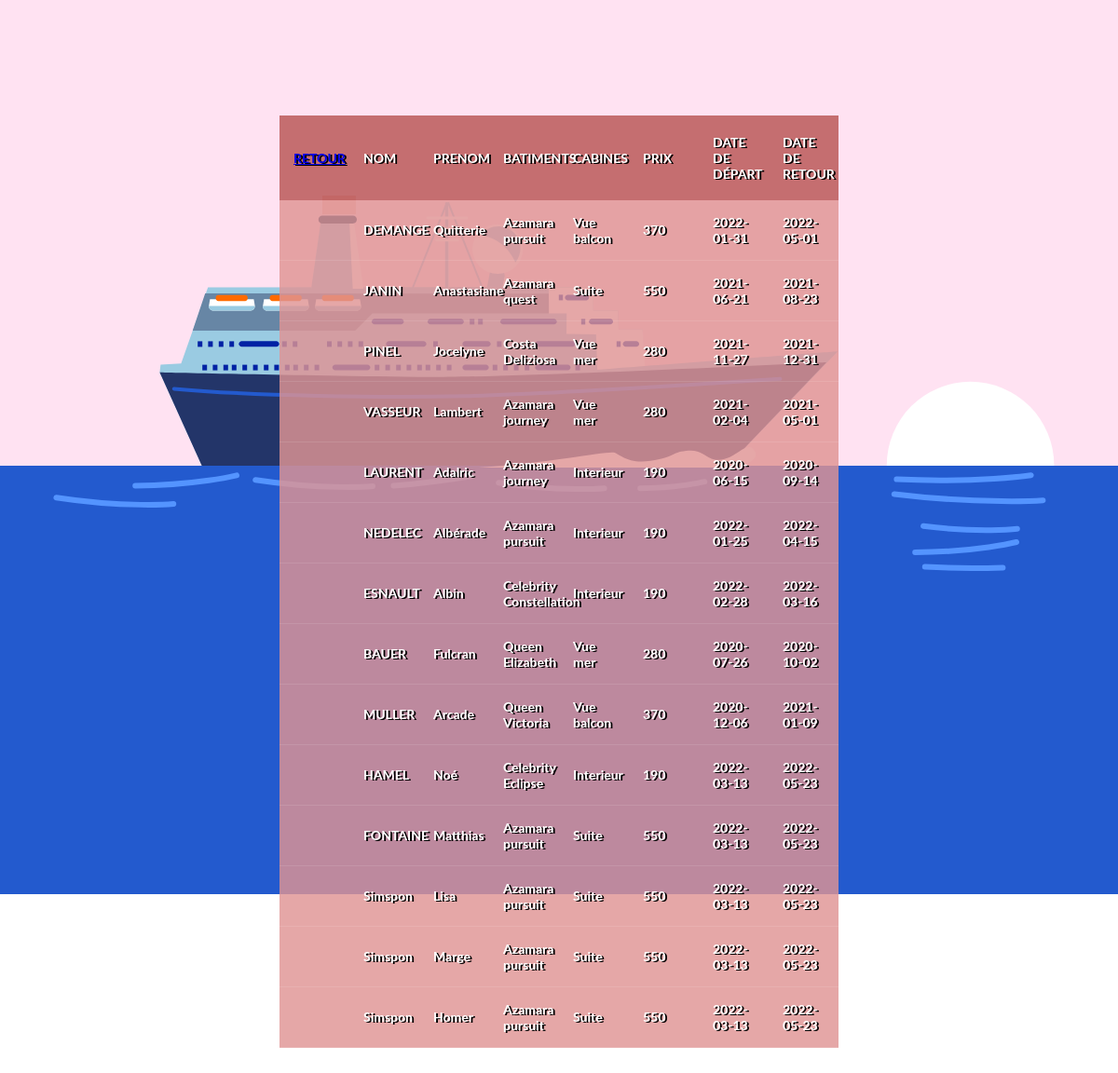
Page /PHP/html/Clients/listReservationClients.php on the committed database.
### tables this page shows
CREATE TABLE Clients (
	id_client INTEGER not null,
	nom VARCHAR(30) not null,
	prenom VARCHAR(30) not null, 
	age INT not null CHECK (age >= 18), 
	sexe VARCHAR(5) not null CHECK (sexe = 'homme' or sexe = 'femme'),
	id_rang INT,
	id_batiment INT,

	CONSTRAINT pk_client primary key (id_client)

	CONSTRAINT fk_client
	FOREIGN KEY (id_rang) REFERENCES Rangs(id_rang)
	FOREIGN KEY (id_batiment) REFERENCES Batiments(id_batiment)
	
);

CREATE TABLE Batiments(
	id_batiment INTEGER not null,
	nom_batiment VARCHAR(30) not null,
	superficie INT not null,
		
	id_compagnie INTEGER,

	CONSTRAINT pk_batiment primary key (id_batiment)


	CONSTRAINT fk_batiment
	FOREIGN KEY (id_compagnie) REFERENCES Compagnies(id_compagnie) 
	
);

CREATE TABLE Rangs(
	id_rang INTEGER not null,
	type_rang VARCHAR(20) not null CHECK (type_rang = 'Interieur' OR type_rang ='Vue mer' OR type_rang = 'Vue balcon' OR type_rang = 'Suite'),
	prix INT CHECK (prix > 0),

	CONSTRAINT pk_rang primary key (id_rang)


);

CREATE TABLE Reservations(
	id_reservation INTEGER not null,
	date_debut DATE not null,
	date_fin DATE not null CHECK (date_fin > date_debut),
	h_reservation TIME not null,

	id_client INTEGER,

	CONSTRAINT pk_reservation primary key (id_reservation)

	CONSTRAINT fk_reservation
	FOREIGN KEY (id_client) REFERENCES Clients(id_client)

);

### PHP/html/Clients/listReservationClients.php (the view, shortened to what this page needs)
<?php
    $pdo = new PDO('sqlite:../database/Projet_Croisiere.db');
    $pdo->setAttribute(PDO::ATTR_ERRMODE, PDO::ERRMODE_EXCEPTION);
    $statement = $pdo->query("SELECT * FROM vWListReservationClient");
?>
<!DOCTYPE html>
<html>
<head>
    <link rel="stylesheet" href="../../css/tables.css">
</head>
<body>
<div style="width:device-width; margin-top: -20%;">
</div>
    <h1>Liste réservation Par client</h1>
    <div class="tbl-header">
        <table cellpadding="0" cellspacing="0" border="0">
            <thead>
                <tr>
                    <th><a href="http://localhost:1234/html/main.html">Retour</a>
                    <th>Nom</th>
					<th>Prenom</th>
                    <th>Batiments</th>
                    <th>Cabines</th>
                    <th>Prix</th>
					<th>Date de départ</th>
					<th>Date de retour</th>
                </tr>
                <?php
                    while($rows = $statement->fetch(PDO::FETCH_ASSOC)){
                ?>
                        <tr>
                            <td></td>
                            <td><?php echo $rows['nom'] ?></td>
                            <td><?php echo $rows['prenom'] ?></td>
                            <td><?php echo $rows['nom_batiment'] ?></td>
                            <td><?php echo $rows['type_rang'] ?></td>
                            <td><?php echo $rows['prix'] ?></td>
                            <td><?php echo $rows['date_debut'] ?></td>
                            <td><?php echo $rows['date_fin'] ?></td>
                        </tr>
                <?php
                    }
                ?>
            </thead>
        </table>
    </div>
</body>
</html>

### PHP/css/tables.css (style rules this page uses)
* { margin: 0; padding: 0; font-family: 'lato'; }
h1 { font-size: 30px; color: #fff; text-transform: uppercase; font-weight: 300; text-align: center; margin-bottom: 15px; }
table { width: 50%; table-layout: fixed; position: absolute; top: 10%; left: 25%; }
.tbl-header { background-color: rgba(255,255,255,0.3); }
th { padding: 20px 15px; text-align: left; font-weight: 700; font-size: 14px; color: #fff; text-shadow: 2px 1px #000000; text-transform: uppercase; background-color:rgb(185 85 85 / 82%); }
td { padding: 15px; text-align: left; vertical-align: middle; font-weight: 700; font-size: 14px; color: #fff; text-shadow: 2px 1px #000000; border-bottom: solid 1px rgba(255,255,255,0.1); background-color: rgb(224 148 148 / 82%); }
.ship { background-color: #ffe2f2; }

### rows in the picture
clients: nom "DEMANGE", prenom "Quitterie", id_batiment.nom_batiment "Azamara pursuit", id_rang.type_rang "Vue balcon", id_rang.prix "370", reservations.date_debut "2022-01-31", reservations.date_fin "2022-05-01"
clients: nom "JANIN", prenom "Anastasiane", id_batiment.nom_batiment "Azamara quest", id_rang.type_rang "Suite", id_rang.prix "550", reservations.date_debut "2021-06-21", reservations.date_fin "2021-08-23"
clients: nom "PINEL", prenom "Jocelyne", id_batiment.nom_batiment "Costa Deliziosa", id_rang.type_rang "Vue mer", id_rang.prix "280", reservations.date_debut "2021-11-27", reservations.date_fin "2021-12-31"
clients: nom "VASSEUR", prenom "Lambert", id_batiment.nom_batiment "Azamara journey", id_rang.type_rang "Vue mer", id_rang.prix "280", reservations.date_debut "2021-02-04", reservations.date_fin "2021-05-01"
clients: nom "LAURENT", prenom "Adalric", id_batiment.nom_batiment "Azamara journey", id_rang.type_rang "Interieur", id_rang.prix "190", reservations.date_debut "2020-06-15", reservations.date_fin "2020-09-14"
clients: nom "NEDELEC", prenom "Albérade", id_batiment.nom_batiment "Azamara pursuit", id_rang.type_rang "Interieur", id_rang.prix "190", reservations.date_debut "2022-01-25", reservations.date_fin "2022-04-15"
clients: nom "ESNAULT", prenom "Albin", id_batiment.nom_batiment "Celebrity Constellation", id_rang.type_rang "Interieur", id_rang.prix "190", reservations.date_debut "2022-02-28", reservations.date_fin "2022-03-16"
clients: nom "BAUER", prenom "Fulcran", id_batiment.nom_batiment "Queen Elizabeth", id_rang.type_rang "Vue mer", id_rang.prix "280", reservations.date_debut "2020-07-26", reservations.date_fin "2020-10-02"
clients: nom "MULLER", prenom "Arcade", id_batiment.nom_batiment "Queen Victoria", id_rang.type_rang "Vue balcon", id_rang.prix "370", reservations.date_debut "2020-12-06", reservations.date_fin "2021-01-09"
clients: nom "HAMEL", prenom "Noé", id_batiment.nom_batiment "Celebrity Eclipse", id_rang.type_rang "Interieur", id_rang.prix "190", reservations.date_debut "2022-03-13", reservations.date_fin "2022-05-23"
clients: nom "FONTAINE", prenom "Matthias", id_batiment.nom_batiment "Azamara pursuit", id_rang.type_rang "Suite", id_rang.prix "550", reservations.date_debut "2022-03-13", reservations.date_fin "2022-05-23"
clients: nom "Simspon", prenom "Lisa", id_batiment.nom_batiment "Azamara pursuit", id_rang.type_rang "Suite", id_rang.prix "550", reservations.date_debut "2022-03-13", reservations.date_fin "2022-05-23"
clients: nom "Simspon", prenom "Marge", id_batiment.nom_batiment "Azamara pursuit", id_rang.type_rang "Suite", id_rang.prix "550", reservations.date_debut "2022-03-13", reservations.date_fin "2022-05-23"
clients: nom "Simspon", prenom "Homer", id_batiment.nom_batiment "Azamara pursuit", id_rang.type_rang "Suite", id_rang.prix "550", reservations.date_debut "2022-03-13", reservations.date_fin "2022-05-23"
